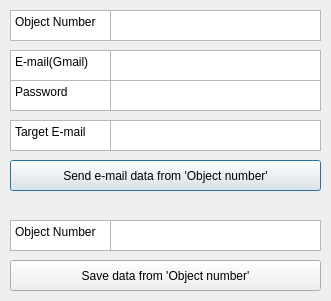
<?xml version="1.0" encoding="UTF-8"?>
<ui version="4.0">
 <class>Dialog</class>
 <widget class="QDialog" name="Dialog">
  <property name="geometry">
   <rect>
    <x>0</x>
    <y>0</y>
    <width>331</width>
    <height>301</height>
   </rect>
  </property>
  <property name="windowTitle">
   <string>Dialog</string>
  </property>
  <widget class="QPlainTextEdit" name="input_email_sender">
   <property name="geometry">
    <rect>
     <x>110</x>
     <y>50</y>
     <width>211</width>
     <height>31</height>
    </rect>
   </property>
  </widget>
  <widget class="QPlainTextEdit" name="input_email_password">
   <property name="geometry">
    <rect>
     <x>110</x>
     <y>80</y>
     <width>211</width>
     <height>31</height>
    </rect>
   </property>
   <property name="plainText">
    <string/>
   </property>
  </widget>
  <widget class="QPlainTextEdit" name="input_email_number">
   <property name="geometry">
    <rect>
     <x>110</x>
     <y>10</y>
     <width>211</width>
     <height>31</height>
    </rect>
   </property>
  </widget>
  <widget class="QPushButton" name="btn_email_send">
   <property name="geometry">
    <rect>
     <x>10</x>
     <y>160</y>
     <width>311</width>
     <height>31</height>
    </rect>
   </property>
   <property name="text">
    <string>Send e-mail data from 'Object number'</string>
   </property>
  </widget>
  <widget class="QPlainTextEdit" name="input_email_target">
   <property name="geometry">
    <rect>
     <x>110</x>
     <y>120</y>
     <width>211</width>
     <height>31</height>
    </rect>
   </property>
  </widget>
  <widget class="QTextBrowser" name="exp_email_number">
   <property name="geometry">
    <rect>
     <x>10</x>
     <y>10</y>
     <width>101</width>
     <height>31</height>
    </rect>
   </property>
   <property name="html">
    <string>&lt;!DOCTYPE HTML PUBLIC &quot;-//W3C//DTD HTML 4.0//EN&quot; &quot;http://www.w3.org/TR/REC-html40/strict.dtd&quot;&gt;
&lt;html&gt;&lt;head&gt;&lt;meta name=&quot;qrichtext&quot; content=&quot;1&quot; /&gt;&lt;style type=&quot;text/css&quot;&gt;
p, li { white-space: pre-wrap; }
&lt;/style&gt;&lt;/head&gt;&lt;body style=&quot; font-family:'Gulim'; font-size:9pt; font-weight:400; font-style:normal;&quot;&gt;
&lt;p style=&quot; margin-top:0px; margin-bottom:0px; margin-left:0px; margin-right:0px; -qt-block-indent:0; text-indent:0px;&quot;&gt;Object Number&lt;/p&gt;&lt;/body&gt;&lt;/html&gt;</string>
   </property>
  </widget>
  <widget class="QTextBrowser" name="exp_email_sender">
   <property name="geometry">
    <rect>
     <x>10</x>
     <y>50</y>
     <width>101</width>
     <height>31</height>
    </rect>
   </property>
   <property name="html">
    <string>&lt;!DOCTYPE HTML PUBLIC &quot;-//W3C//DTD HTML 4.0//EN&quot; &quot;http://www.w3.org/TR/REC-html40/strict.dtd&quot;&gt;
&lt;html&gt;&lt;head&gt;&lt;meta name=&quot;qrichtext&quot; content=&quot;1&quot; /&gt;&lt;style type=&quot;text/css&quot;&gt;
p, li { white-space: pre-wrap; }
&lt;/style&gt;&lt;/head&gt;&lt;body style=&quot; font-family:'Gulim'; font-size:9pt; font-weight:400; font-style:normal;&quot;&gt;
&lt;p style=&quot; margin-top:0px; margin-bottom:0px; margin-left:0px; margin-right:0px; -qt-block-indent:0; text-indent:0px;&quot;&gt;E-mail(Gmail)&lt;/p&gt;&lt;/body&gt;&lt;/html&gt;</string>
   </property>
  </widget>
  <widget class="QTextBrowser" name="exp_email_password">
   <property name="geometry">
    <rect>
     <x>10</x>
     <y>80</y>
     <width>101</width>
     <height>31</height>
    </rect>
   </property>
   <property name="html">
    <string>&lt;!DOCTYPE HTML PUBLIC &quot;-//W3C//DTD HTML 4.0//EN&quot; &quot;http://www.w3.org/TR/REC-html40/strict.dtd&quot;&gt;
&lt;html&gt;&lt;head&gt;&lt;meta name=&quot;qrichtext&quot; content=&quot;1&quot; /&gt;&lt;style type=&quot;text/css&quot;&gt;
p, li { white-space: pre-wrap; }
&lt;/style&gt;&lt;/head&gt;&lt;body style=&quot; font-family:'Gulim'; font-size:9pt; font-weight:400; font-style:normal;&quot;&gt;
&lt;p style=&quot; margin-top:0px; margin-bottom:0px; margin-left:0px; margin-right:0px; -qt-block-indent:0; text-indent:0px;&quot;&gt;Password&lt;/p&gt;&lt;/body&gt;&lt;/html&gt;</string>
   </property>
  </widget>
  <widget class="QTextBrowser" name="exp_email_target">
   <property name="geometry">
    <rect>
     <x>10</x>
     <y>120</y>
     <width>101</width>
     <height>31</height>
    </rect>
   </property>
   <property name="html">
    <string>&lt;!DOCTYPE HTML PUBLIC &quot;-//W3C//DTD HTML 4.0//EN&quot; &quot;http://www.w3.org/TR/REC-html40/strict.dtd&quot;&gt;
&lt;html&gt;&lt;head&gt;&lt;meta name=&quot;qrichtext&quot; content=&quot;1&quot; /&gt;&lt;style type=&quot;text/css&quot;&gt;
p, li { white-space: pre-wrap; }
&lt;/style&gt;&lt;/head&gt;&lt;body style=&quot; font-family:'Gulim'; font-size:9pt; font-weight:400; font-style:normal;&quot;&gt;
&lt;p style=&quot; margin-top:0px; margin-bottom:0px; margin-left:0px; margin-right:0px; -qt-block-indent:0; text-indent:0px;&quot;&gt;Target E-mail&lt;/p&gt;&lt;/body&gt;&lt;/html&gt;</string>
   </property>
  </widget>
  <widget class="QPlainTextEdit" name="input_C_number">
   <property name="geometry">
    <rect>
     <x>110</x>
     <y>220</y>
     <width>211</width>
     <height>31</height>
    </rect>
   </property>
  </widget>
  <widget class="QTextBrowser" name="exp_C_number">
   <property name="geometry">
    <rect>
     <x>10</x>
     <y>220</y>
     <width>101</width>
     <height>31</height>
    </rect>
   </property>
   <property name="html">
    <string>&lt;!DOCTYPE HTML PUBLIC &quot;-//W3C//DTD HTML 4.0//EN&quot; &quot;http://www.w3.org/TR/REC-html40/strict.dtd&quot;&gt;
&lt;html&gt;&lt;head&gt;&lt;meta name=&quot;qrichtext&quot; content=&quot;1&quot; /&gt;&lt;style type=&quot;text/css&quot;&gt;
p, li { white-space: pre-wrap; }
&lt;/style&gt;&lt;/head&gt;&lt;body style=&quot; font-family:'Gulim'; font-size:9pt; font-weight:400; font-style:normal;&quot;&gt;
&lt;p style=&quot; margin-top:0px; margin-bottom:0px; margin-left:0px; margin-right:0px; -qt-block-indent:0; text-indent:0px;&quot;&gt;Object Number&lt;/p&gt;&lt;/body&gt;&lt;/html&gt;</string>
   </property>
  </widget>
  <widget class="QPushButton" name="btn_C_save">
   <property name="geometry">
    <rect>
     <x>10</x>
     <y>260</y>
     <width>311</width>
     <height>31</height>
    </rect>
   </property>
   <property name="text">
    <string>Save data from 'Object number'</string>
   </property>
  </widget>
 </widget>
 <resources/>
 <connections/>
</ui>
